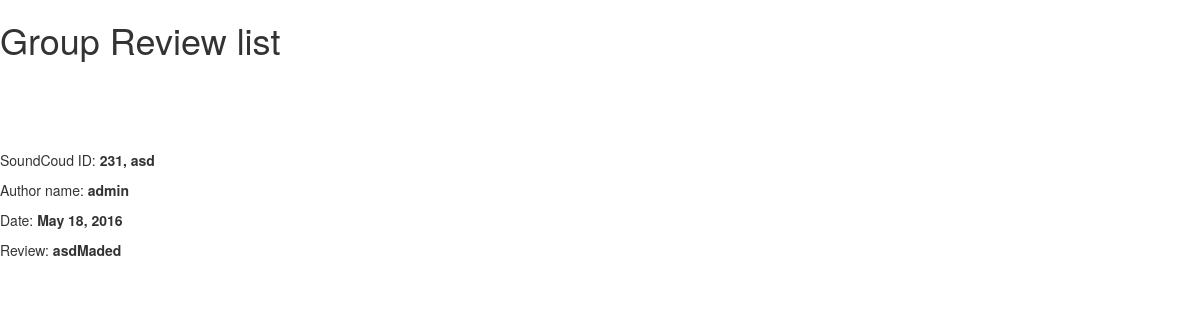
The page /groupreviews/12 on the database its author committed.
### iMusicMatch/models.py (models this page shows)
class GroupReview(models.Model):
    groupID = models.ForeignKey(Group)
    user = models.ForeignKey(Django_User)
    date = models.DateField()
    review = models.CharField(max_length = 1000)
    def __unicode__(self):
        return "{0}, {1}, {2}".format(self.id, self.groupID.name, self.user.username)

class Group(models.Model):
    scID = models.IntegerField() #ID used in SoundCloud API
    name = models.CharField(max_length=100)
    userList = models.ManyToManyField(User)
    tracks = models.ManyToManyField(Track, blank=True)
    def __unicode__(self):
        return "{0}, {1}".format(self.scID, self.name)

### iMusicMatch/views.py (the view)
# urls.py: url(r'^groupreviews/(?P<objID>[0-9]+)',     views.ShowSpecificGroupReview,    name='groupreview_detail'),
def ShowSpecificGroupReview(request, objID):
    rvs = GroupReview.objects.filter(id=int(objID))
    return render(request, 'iMusicMatch/ListingHTMLGroupReview.html', {'rvs': rvs})

### templates/iMusicMatch/ListingHTMLGroupReview.html (shortened to what this page needs)
<link rel="stylesheet" href="//maxcdn.bootstrapcdn.com/bootstrap/3.2.0/css/bootstrap.min.css">
<link rel="stylesheet" href="//maxcdn.bootstrapcdn.com/bootstrap/3.2.0/css/bootstrap-theme.min.css">
 <html>
        <head>
        </head>
        <body>
             <div>
                <h1><p>Group Review list</p></h1>
                 <br> </br>
            </div>
        {% for rv in rvs %}
            <br> </br>
                <p>SoundCoud ID: <b>{{ rv.groupID }}</b></p>
                <p>Author name: <b>{{ rv.user.username }}</b></p>
                <p>Date: <b>{{ rv.date }}</b></p>
                <p>Review: <b>{{ rv.review }}</b></p>
        {% endfor %}
        </body>
    </html>

### rows shown on the page
GroupReview: groupID "231, asd", user.username "admin", date "May 18, 2016", review "asdMaded"
